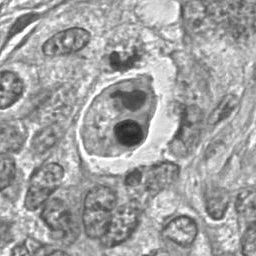
#> input picture images/1-2556_Brightness.tif, 256 x 256 px, found by its file name
$ jupyter execute 03_image_processing_frequency_filtering.ipynb
#> lines starting #> are read from the running program, lines starting #| are printed output that depends on the picture
[](https://colab.research.google.com/github/upm-classes/image-understanding-2022-2023/blob/main/03_image_processing_frequency_filtering.ipynb)

[cell 1]
# Download data from github

# Set path of the images
image_path = './image-understanding-2022-2023/images'

# Fourier Transform

$$F(u,v)=\sum_{i=0}^{N-1} \sum_{i=0}^{M-1}f(x,y) e^{-j(\frac{2 \pi}{N})ux} e^{-j(\frac{2 \pi}{M})vy}$$

[cell 2]
import cv2
import numpy as np
from matplotlib import pyplot as plt

img = cv2.imread(f'{image_path}/1-2556_Brightness.tif',0)
#> img is the input picture: shape (256, 256); min 35, max 255, mean 162.9
f = np.fft.fft2(img)
ms= 20*np.log(np.abs(f))
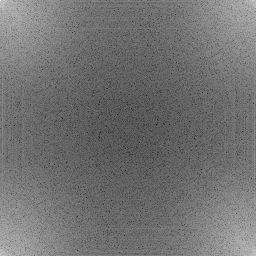
#> ms: shape (256, 256) float64; min -13.35, max 323.7, mean 137.4; drawn with min black and max white
fshift = np.fft.fftshift(f)
magnitude_spectrum = 20*np.log(np.abs(fshift))
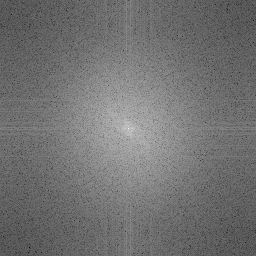
#> magnitude_spectrum: shape (256, 256) float64; min -13.35, max 323.7, mean 137.4; drawn with min black and max white


fig, axes = plt.subplots(nrows=1, ncols=3, figsize=(12, 12))
plt.subplot(131),plt.imshow(img, cmap = 'gray')
plt.title('Input Image'), plt.xticks([]), plt.yticks([])
plt.subplot(132),plt.imshow(abs(ms), cmap = 'gray')
plt.title('Magnitude Spectrum Shifted'), plt.xticks([]), plt.yticks([])
plt.subplot(133),plt.imshow(magnitude_spectrum, cmap = 'gray')
plt.title('Magnitude Spectrum'), plt.xticks([]), plt.yticks([])
plt.show()
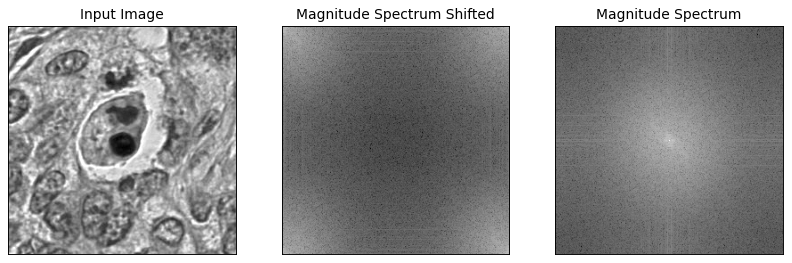
#> figure drawn by matplotlib, 3 panels

# FFT Properties

## Traslation

[cell 3]
import cv2
import numpy as np
import matplotlib.pyplot as plt
from PIL import Image

img = cv2.imread(f'{image_path}/1-2556_Brightness.tif',0)
f = np.fft.fft2(img)
fshift = np.fft.fftshift(f)
magnitude_spectrum = 20*np.log(np.abs(fshift))

rows,cols=img.shape
#> rows = 256; cols = 256

M = np.float32([[1,0,100],[0,1,50]])
dst = cv2.warpAffine(img,M,(cols,rows))
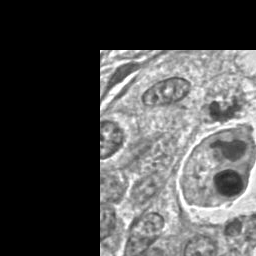
#> dst: shape (256, 256); min 0, max 255, mean 79.6
dst_f = np.fft.fft2(dst)
dst_fshift = np.fft.fftshift(f)
dst_magnitude_spectrum = 20*np.log(np.abs(fshift))


plt.figure(figsize=(12,12))
plt.subplot(221),plt.imshow(img, cmap = 'gray')
plt.title('Input Image'), plt.xticks([]), plt.yticks([])
plt.subplot(222),plt.imshow(magnitude_spectrum, cmap = 'gray')
plt.title('Magnitude Spectrum'), plt.xticks([]), plt.yticks([])
plt.subplot(223),plt.imshow(dst, cmap = 'gray')
plt.title('Traslated Image'), plt.xticks([]), plt.yticks([])
plt.subplot(224),plt.imshow(dst_magnitude_spectrum, cmap = 'gray')
plt.title('Magnitude Spectrum'), plt.xticks([]), plt.yticks([])
plt.show()
plt.show()

## Low pass filter

[cell 4]
img = cv2.imread(f'{image_path}/1-2556_Brightness.tif',0)

dft = cv2.dft(np.float32(img),flags = cv2.DFT_COMPLEX_OUTPUT)
dft_shift = np.fft.fftshift(dft)

rows, cols = img.shape
crow,ccol = rows/2 , cols/2
#> crow = 128; ccol = 128

# create a mask first, center square is 1, remaining all zeros
mask = np.zeros((rows,cols,2),np.uint8)
mask[int(crow-25):int(crow+25), int(ccol-25):int(ccol+25)] = 1

# apply mask and inverse DFT
fshift = dft_shift*mask
f_ishift = np.fft.ifftshift(fshift)
img_back = cv2.idft(f_ishift)
img_back = cv2.magnitude(img_back[:,:,0],img_back[:,:,1])
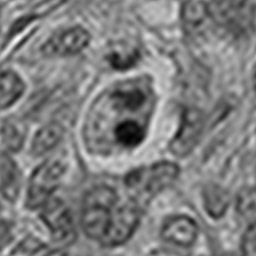
#> img_back: shape (256, 256) float32; min 2279897.8, max 19017176, mean 10677298; drawn with min black and max white


plt.figure(figsize=(12,12))
plt.subplot(121),plt.imshow(img, cmap = 'gray')
plt.title('Input Image'), plt.xticks([]), plt.yticks([])
plt.subplot(122),plt.imshow(img_back, cmap = 'gray')
plt.title('Filterede image'), plt.xticks([]), plt.yticks([])
plt.show()

## High pass filter

[cell 5]
img = cv2.imread(f'{image_path}/1-2556_Brightness.tif',0)

dft = cv2.dft(np.float32(img),flags = cv2.DFT_COMPLEX_OUTPUT)
dft_shift = np.fft.fftshift(dft)

rows, cols = img.shape
crow,ccol = rows/2 , cols/2

# create a mask first, center square is 1, remaining all zeros
mask = np.ones((rows,cols,2),np.uint8)
mask[int(crow-5):int(crow+5), int(ccol-5):int(ccol+5)] = 0

# apply mask and inverse DFT
fshift = dft_shift*mask
f_ishift = np.fft.ifftshift(fshift)
img_back = cv2.idft(f_ishift)
img_back = cv2.magnitude(img_back[:,:,0],img_back[:,:,1])
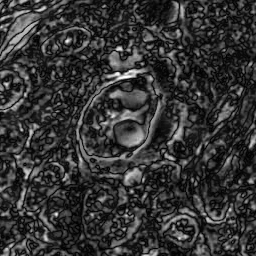
#> img_back: shape (256, 256) float32; min 3290.3, max 8154157.5, mean 1699752.2; drawn with min black and max white


plt.figure(figsize=(12,12))
plt.subplot(121),plt.imshow(img, cmap = 'gray')
plt.title('Input Image'), plt.xticks([]), plt.yticks([])
plt.subplot(122),plt.imshow(img_back, cmap = 'gray')
plt.title('Filterede image'), plt.xticks([]), plt.yticks([])
plt.show()
